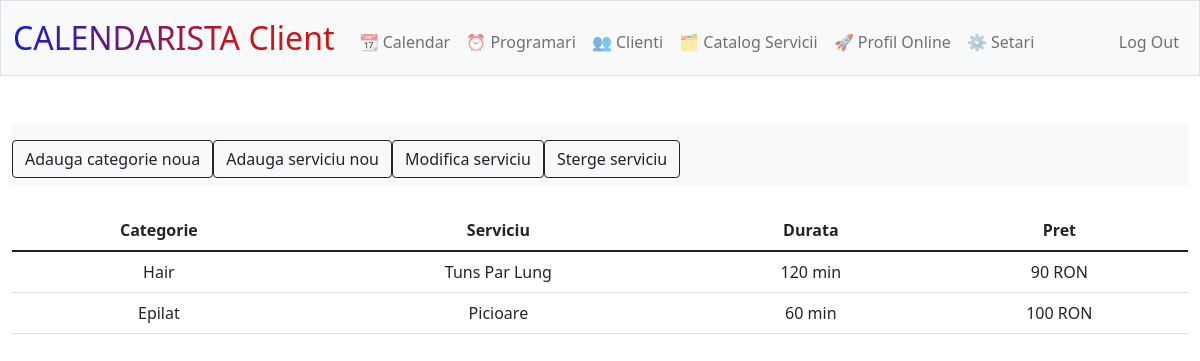
/programari (signed in), run on the app's committed database.
### tables this page shows
CREATE TABLE 'servicii' ('id' INTEGER PRIMARY KEY AUTOINCREMENT NOT NULL, 'user_id' INTEGER NOT NULL, 'categorie' INTEGER NOT NULL, 'serviciu' INTEGER NOT NULL, 'durata' INTEGER NOT NULL, 'pret' INTEGER NOT NULL);

### app.py (the view)
@app.route("/programari", methods=["GET", "POST"])
@login_required
def programari():
    user_id = session["user_id"]
    catalog = db.execute("SELECT categorie, serviciu, durata, pret FROM servicii WHERE user_id = ?", user_id)
    if request.method == "GET":
        return render_template("programari.html", catalog=catalog)
    if request.method == "POST":
        return render_template("programari.html", catalog=catalog)

### app.py (called while the page is built)
@app.after_request
def after_request(response):
    response.headers["Cache-Control"] = "no-cache, no-store, must-revalidate"
    response.headers["Expires"] = 0
    response.headers["Pragma"] = "no-cache"
    return response

def login_required(f):
    @wraps(f)
    def decorated_function(*args, **kwargs):
        if session.get("user_id") is None:
            return redirect("/login")
        return f(*args, **kwargs)
    return decorated_function

### templates/programari.html (shortened to what this page needs)
{% extends "layout.html" %}
{% block main %}
<div>
    <nav action="/programari" class="bg-light navbar navbar-expand-md navbar-light" style="background-color: #e3f2fd;" method="post">
        <ul class="navbar-nav me-auto mt-2">
            <li class="nav-item"><a href="/categorie"><button class="btn btn-outline-dark">Adauga categorie noua</button></a></li>
            <li class="nav-item"><a href="/servicii"><button class="btn btn-outline-dark">Adauga serviciu nou</button></a></li>
            <li class="nav-item"><a href="/servicii"><button class="btn btn-outline-dark">Modifica serviciu</button></a></li>
            <li class="nav-item"><a href="/sterge_serviciu"><button class="btn btn-outline-dark">Sterge serviciu</button></a></li>
        </ul>
    </nav>
</div>
<br>
<div>
    <table action="/programari" class="table table-hover">
        <thead>
            <tr>
                <th>Categorie</th>
                <th>Serviciu</th>
                <th>Durata</th>
                <th>Pret</th>
            </tr>
        </thead>
       <tbody>
            {% for serviciu in catalog %}
                <tr>
                    <td>{{ serviciu.categorie }}</td>
                    <td>{{ serviciu.serviciu }}</td>
                    <td>{{ serviciu.durata }} min</td>
                    <td>{{ serviciu.pret }} RON</td>
                </tr>
            {% endfor %}
        </tbody>
    </table>
</div>
{% endblock %}

### static/styles.css (style rules this page uses)
table { width: 100%; }
td { padding: 10px; }
button { background: none; border: none; cursor: pointer; }

### data on the page
servicii: categorie "Hair", serviciu "Tuns Par Lung", durata "120", pret "90"
servicii: categorie "Epilat", serviciu "Picioare", durata "60", pret "100"
